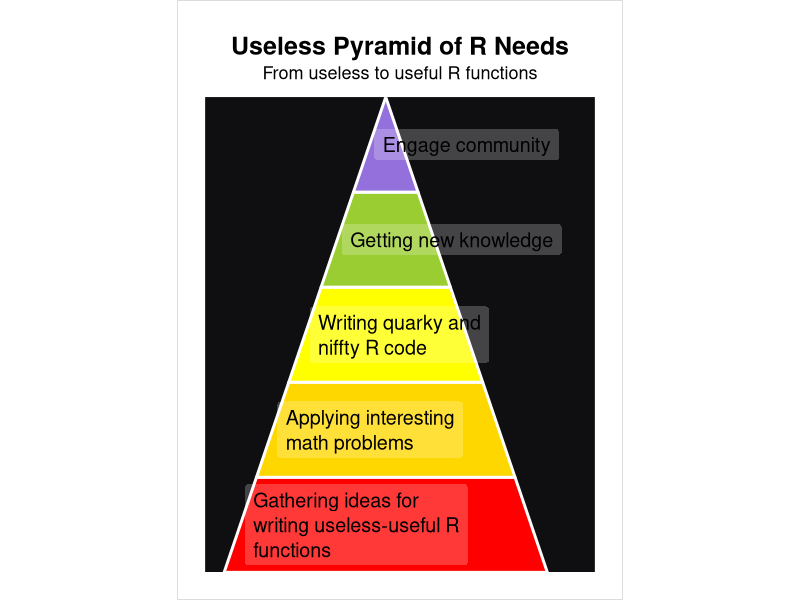

Write the R code that produced this figure.
##########################################
# 
# Useless Pyramid of R needs
# Adopted by Maslow's hierarchy of needs
#
# Series:
# Little Useless-useful R functions #81
# Created: November  1, 2025
# Author: Tomaz Kastrun
# Blog: tomaztsql.wordpress.com
# V.1.0

###########################################

library(ggplot2)
library(grid)

useless_needs_pyramid <- function(
    levels  = c("L1","L2","L3","L4","L5"),
    palette = c("#8e24aa","#3f51b5","#2196f3","#4caf50","#fbc02d"),
    title   = "Useless Pyramid of R Needs",
    subtitle= "From useless to useful R functions",
  
    label_size = 5,
    label_lineheight = 1.05,
    label_text_color = "black",
    box_fill = "white",
    box_alpha = 0.22,
    left_pad = 0.05
) {

  tiers <- 5
  H  <- tiers * 1.0   
  BW <- 3.4            

  w_at <- function(y) (BW/2) * (1 - y / H)
  y_breaks <- seq(0, H, length.out = tiers + 1)
  poly_list <- lapply(seq_len(tiers), function(i) {
    ymin <- y_breaks[i]
    ymax <- y_breaks[i + 1]
    wt   <- w_at(ymax)
    wb   <- w_at(ymin)
    data.frame(
      tier = i,
      x = c(-wt, wt, wb, -wb),
      y = c(ymax, ymax, ymin, ymin)
    )
  })
  poly_df <- do.call(rbind, poly_list)

  # ToDO: Add delimiters for text!
  lab_df <- data.frame(
    tier  = seq_len(tiers),
    ymin  = y_breaks[-(tiers + 1)],
    ymax  = y_breaks[-1]
  )
  
  lab_df$y_mid <- (lab_df$ymin + lab_df$ymax) / 2
  lab_df$w_mid <- w_at(lab_df$y_mid)
  lab_df$label <- rev(levels)                
  lab_df$fill  <- palette
  lab_df$label_x <- -lab_df$w_mid + left_pad
  

  # wrap long labels
  wrap_width = 25
  wrap_fun <- function(s, w) paste(strwrap(s, width = w), collapse = "\n")
  lab_df$label_wrapped <- vapply(lab_df$label, wrap_fun, character(1), w = wrap_width)
  

  add_alpha <- function(col, alpha) {
    rgb <- grDevices::col2rgb(col, TRUE)/255
    grDevices::rgb(rgb[1], rgb[2], rgb[3], alpha = alpha)
  }
  
  poly_df <- merge(poly_df, transform(lab_df, tier = tier, fill = fill), by = "tier", sort = FALSE)
  
  p <- ggplot() +
    geom_polygon(
      data = poly_df,
      aes(x = x, y = y, group = tier, fill = I(fill)),
      color = "white", linewidth = 1
    ) +
    geom_label(
      data = lab_df,
      aes(x = label_x, y = y_mid, label = label_wrapped),
      hjust = 0, vjust = 0.5,
      label.size = 0,
      fill = add_alpha(box_fill, box_alpha),
      label.padding = unit(6, "pt"),
      size = label_size,
      lineheight = label_lineheight,
      color = label_text_color
    ) +
    coord_equal(
      xlim = c(-BW/2 - 0.2, BW/2 + 0.5), ylim = c(0, H),
      expand = FALSE
    ) +
    labs(title = title, subtitle = subtitle, x = NULL, y = NULL) +
    theme_void(base_size = 13) +
    theme(
      plot.title    = element_text(face = "bold", size = 18, hjust = 0.5),
      plot.subtitle = element_text(margin = margin(t = 4, b = 10), hjust = 0.5),
      panel.background = element_rect(fill = "#0f0f12", color = NA),
      plot.background  = element_rect(colour = "gray", fill = NA),
      plot.margin = margin(20, 20, 20, 20)
    )
  
  print(p)
}



useless_needs_pyramid(
  levels = c(
    "Engage \ncommunity",
    "Getting new knowledge",
    "Writing quarky and niffty R code",
    "Applying interesting math problems",
    "Gathering ideas for writing useless-useful R functions"
  ),
  #palette = c("mediumpurple","yellowgreen","yellow","gold","red")
  palette = c("red","gold","yellow","yellowgreen","mediumpurple")
)
